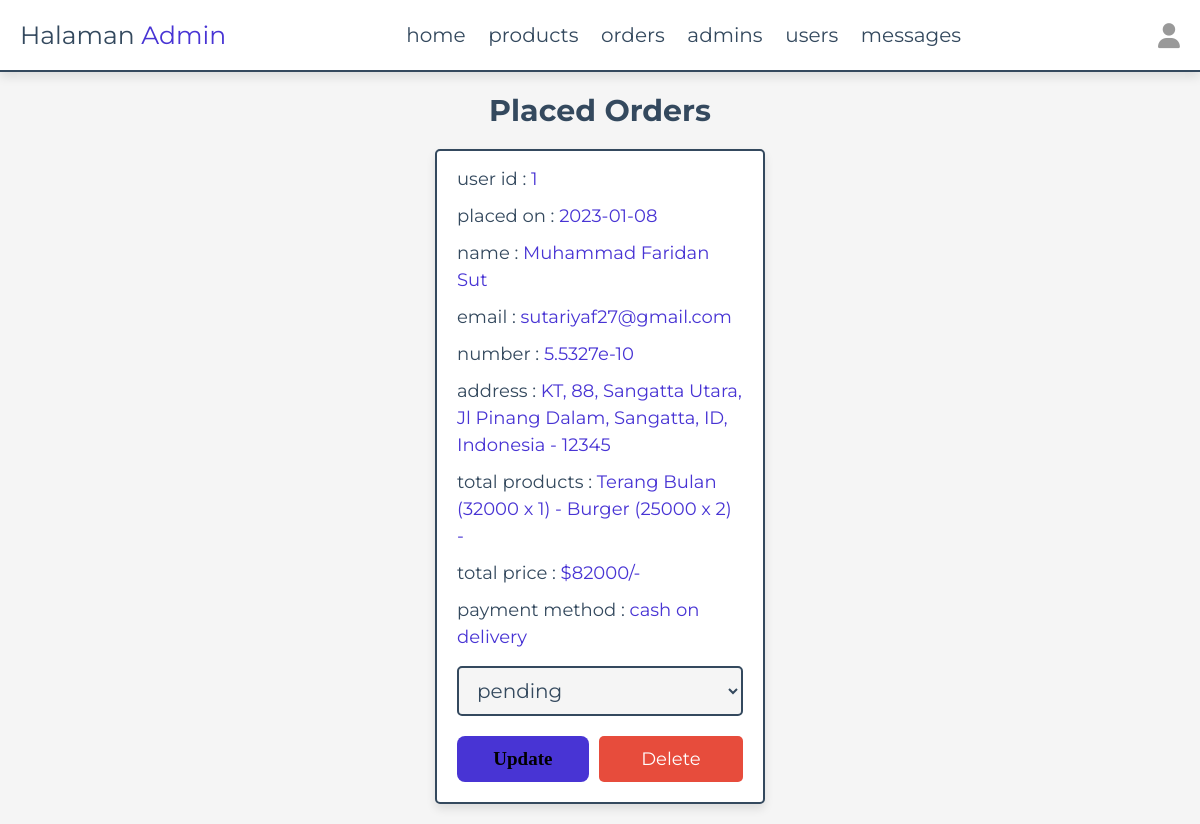
The page /admin/placed_orders.php (signed in) on the database its author committed.
### tables this page shows
CREATE TABLE `orders` (
  `id` int(100) NOT NULL,
  `user_id` int(100) NOT NULL,
  `name` varchar(20) NOT NULL,
  `number` varchar(10) NOT NULL,
  `email` varchar(50) NOT NULL,
  `method` varchar(50) NOT NULL,
  `address` varchar(500) NOT NULL,
  `total_products` varchar(1000) NOT NULL,
  `total_price` int(100) NOT NULL,
  `placed_on` date NOT NULL DEFAULT current_timestamp(),
  `payment_status` varchar(20) NOT NULL DEFAULT 'pending'
);

### admin/placed_orders.php (the view, shortened to what this page needs)
<?php
include '../components/connect.php';
?>
<!DOCTYPE html>
<html lang="en">
<head>
   <link rel="stylesheet" href="https://cdnjs.cloudflare.com/ajax/libs/font-awesome/6.1.1/css/all.min.css">
   <link rel="stylesheet" href="../css/admin_style.css">
</head>
<body>
<?php include '../components/admin_header.php' ?>
<section class="placed-orders">
   <h1 class="heading">placed orders</h1>
   <div class="box-container">
   <?php
      $select_orders = $conn->prepare("SELECT * FROM `orders`");
      $select_orders->execute();
      if($select_orders->rowCount() > 0){
         while($fetch_orders = $select_orders->fetch(PDO::FETCH_ASSOC)){
   ?>
   <div class="box">
      <p> user id : <span><?= $fetch_orders['user_id']; ?></span> </p>
      <p> placed on : <span><?= $fetch_orders['placed_on']; ?></span> </p>
      <p> name : <span><?= $fetch_orders['name']; ?></span> </p>
      <p> email : <span><?= $fetch_orders['email']; ?></span> </p>
      <p> number : <span><?= $fetch_orders['number']; ?></span> </p>
      <p> address : <span><?= $fetch_orders['address']; ?></span> </p>
      <p> total products : <span><?= $fetch_orders['total_products']; ?></span> </p>
      <p> total price : <span>$<?= $fetch_orders['total_price']; ?>/-</span> </p>
      <p> payment method : <span><?= $fetch_orders['method']; ?></span> </p>
      <form action="" method="POST">
         <select name="payment_status" class="drop-down">
            <option value="" selected disabled><?= $fetch_orders['payment_status']; ?></option>
         </select>
         <div class="flex-btn">
            <input type="submit" value="update" class="btn" name="update_payment">
            <a href="placed_orders.php?delete=<?= $fetch_orders['id']; ?>" class="delete-btn" onclick="return confirm('delete this order?');">delete</a>
         </div>
      </form>
   </div>
   <?php
      }
   }else{
      echo '<p class="empty">no orders placed yet!</p>';
   }
   ?>
   </div>
</section>
</body>
</html>

### css/admin_style.css (style rules this page uses)
:root { --main-color:#4834d4; --red:#e74c3c; --orange:#f39c12; --black:#34495e; --white:#fff; --light-bg:#f5f5f5; --light-color:#999; --border:.2rem solid var(--black); --box-shadow:0 .5rem 1rem rgba(0,0,0,.1); }
* { font-family: 'Montserrat', sans-serif; margin:0; padding:0; box-sizing: border-box; text-decoration: none; outline: none; border:none; }
html { font-size: 62.5%; overflow-x: hidden; }
body { background-color: var(--light-bg); }
section { max-width: 1200px; margin:0 auto; padding:2rem; }
.btn, .delete-btn, .option-btn { display: block; margin-top: 1rem; border-radius: .5rem; cursor: pointer; width: 100%; font-size: 1.8rem; color:var(--white); padding:1.2rem 3rem; text-transform: capitalize; text-align: center; }
.btn { background-color: var(--main-color); }
.delete-btn { background-color: var(--red); }
.flex-btn { display: flex; gap:1rem; }
.heading { text-align: center; margin-bottom: 2rem; text-transform: capitalize; color:var(--black); font-size: 3rem; }
.placed-orders .box-container { display: grid; grid-template-columns: repeat(auto-fit, 33rem); gap:1.5rem; justify-content: center; align-items: flex-start; }
.placed-orders .box-container .box { background-color: var(--white); border-radius: .5rem; box-shadow: var(--box-shadow); border:var(--border); padding:2rem; padding-top: 1rem; }
.placed-orders .box-container .box p { padding: .5rem 0; line-height: 1.5; font-size: 1.8rem; color:var(--black); }
.placed-orders .box-container .box p span { color:var(--main-color); }
.placed-orders .box-container .box .drop-down { width: 100%; margin:1rem 0; background-color: var(--light-bg); padding:1rem 1.4rem; font-size: 2rem; color:var(--black); border:var(--border); border-radius: .5rem; }

### admin/placed_orders.php (style rules this page uses)
.btn { color: var(--green-1); font-family: 'Poppins'; font-weight: bold; border-radius: 8px; font-size: 1.9rem; padding: 1.2rem 2rem; }

### rows shown on the page
orders: user "1", placed_on "2023-01-08", name "Muhammad Faridan Sut", email "sutariyaf27@gmail.com", number "5.5327e-10", address "KT, 88, Sangatta Utara, Jl Pinang Dalam, Sangatta, ID, Indonesia - 12345", total_products "Terang Bulan (32000 x 1) - Burger (25000 x 2) -", total_price "82000", method "cash on delivery", payment_status "pending"
